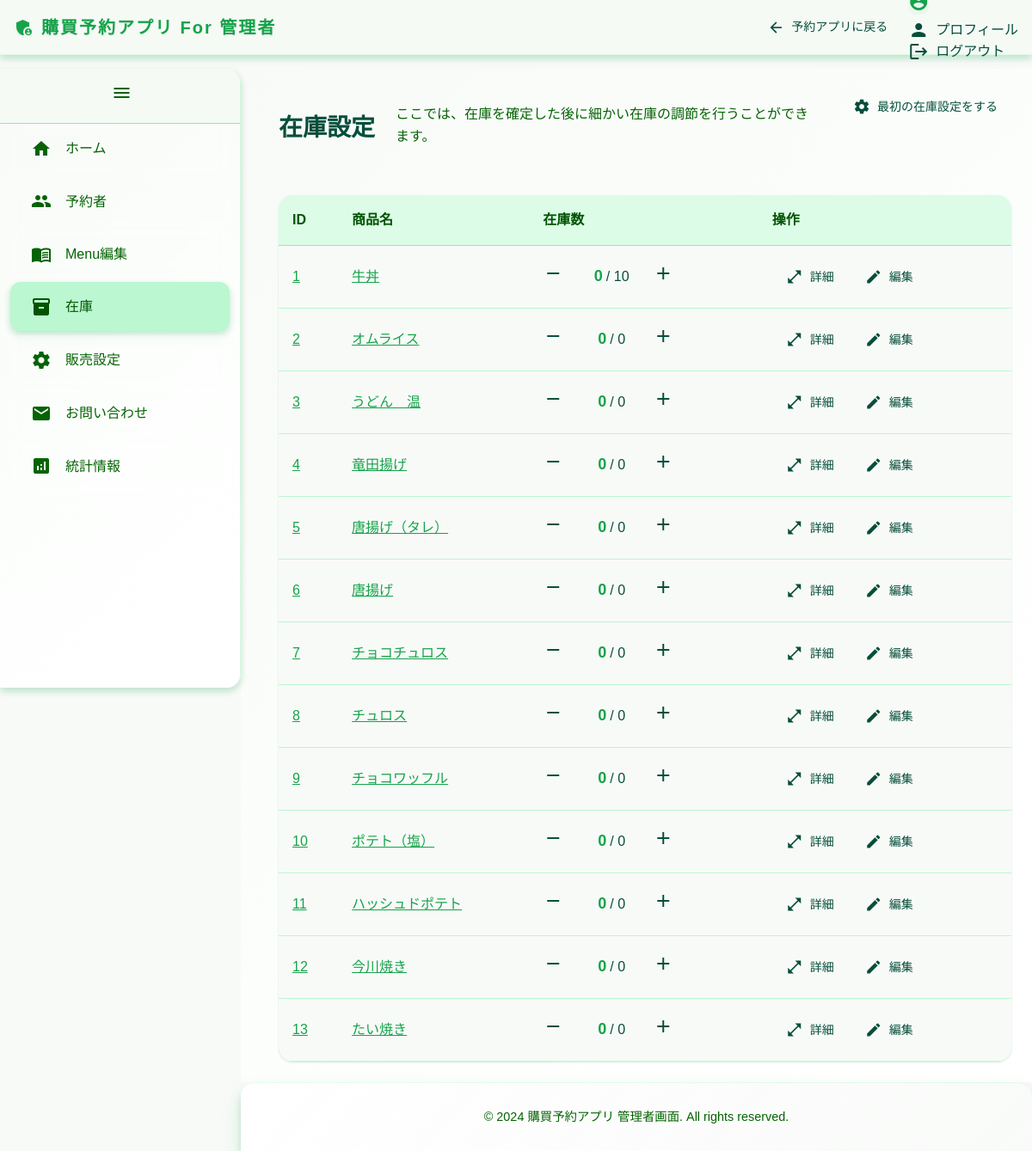
The app's page /admin/menu/stock (signed in) with its own data.
### kobuy_app/models/models.py (models this page shows, shortened)
class Menu(db.Model):
    __tablename__ = 'menu'
    id = db.Column(db.Integer, primary_key=True)
    orders = db.Column(db.Integer, nullable=False, default=0)
    productname = db.Column(db.String(255))
    price = db.Column(db.String(255))
    buy_cnt = db.Column(db.Integer) # 購入された回数
    explanation = db.Column(db.String(255))
    product_image = db.Column(db.String(255))
    category_id = db.Column(db.Integer, db.ForeignKey('menu_category.id'))

class Stock(db.Model):
    __tablename__ = 'stock'
    id = db.Column(db.Integer, db.ForeignKey('menu.id'), primary_key=True)
    today_stock_limit = db.Column(db.Integer)
    today_stock = db.Column(db.Integer)
    menu_item = db.relationship('Menu', foreign_keys=[id])

### kobuy_app/views.py (the view)
@app.route("/admin/menu/stock")
@login_required
@admin_required
def menu_stock():
    data = current_webdata("在庫")
    menu = Menu.query.all()
    stock = Stock.query.all()
    return render_template("admin/stock.html", menus=menu, stocks=stock, data=data)

### kobuy_app/__init__.py (called while the page is built)
@login_manager.user_loader
def load_user(user_id):
    return User.query.get(int(user_id))

def admin_required(f):
    @wraps(f)
    def decorated_function(*args, **kwargs):
        if not current_user.is_authenticated or not current_user.has_role("admin"):
            flash("permission denied", "error")
            return redirect("/")
        return f(*args, **kwargs)
    return decorated_function

def login_required(func):
    @wraps(func)
    def decorated_view(*args, **kwargs):
        if request.method in EXEMPT_METHODS or current_app.config.get("LOGIN_DISABLED"):
            pass
        elif not current_user.is_authenticated:
            flash("このページにアクセスするにはログインしてください", "error")
            return current_app.login_manager.unauthorized()
        if callable(getattr(current_app, "ensure_sync", None)):
            return current_app.ensure_sync(func)(*args, **kwargs)
        return func(*args, **kwargs)
    return decorated_view

### kobuy_app/models/models.py (called while the page is built)
    def has_role(self, role_name):
        return role_name in [role.name for role in self.roles]

    def __repr__(self):
        return f'<Role {self.name}>'

### kobuy_app/views.py (called while the page is built, shortened)
def current_webdata(webtitle: str) -> dict:
    if current_user.is_authenticated:
        data = {
            "webtitle": webtitle,
            "current_user_id": current_user.id,
            "current_user_email": current_user.email,
            "current_user_lastname": current_user.lastname,
            "current_user_firstname": current_user.firstname,
            "current_user_grade": current_user.grade,
            "current_user_cls": current_user.cls,
            "current_user_num": current_user.num,
            "role": str(current_user.roles)
        }
    return data

### kobuy_app/templates/admin/stock.html (shortened to what this page needs)
{% extends "admin_layout.html" %}
{% block content %}
<div class="stock-container">
    <div class="page-header">
        <h2>在庫設定</h2>
        <p class="page-description">
            ここでは、在庫を確定した後に細かい在庫の調節を行うことができます。
        </p>
        <md-filled-button href="/admin/menu/stock/first_setup" class="setup-btn">
            <span slot="icon" class="material-icons">settings</span>
            最初の在庫設定をする
        </md-filled-button>
    </div>
    <div class="table-container desktop-only">
        <table class="table">
            <thead>
                <tr>
                    <th>ID</th>
                    <th>商品名</th>
                    <th>在庫数</th>
                    <th>操作</th>
                </tr>
            </thead>
            <tbody>
                {% for menu in menus %}
                {% for stock in stocks %}
                {% if menu.id == stock.id %}
                <tr data-product-id="{{ menu.id }}">
                    <td>
                        <button class="detail-btn" onclick="showProductDetail({{ menu.id }})">
                            {{ menu.id }}
                        </button>
                    </td>
                    <td>
                        <button class="product-btn" onclick="showProductDetail({{ menu.id }})">
                            {{ menu.productname }}
                        </button>
                    </td>
                    <td>
                        <div class="stock-controls">
                            <md-filled-tonal-icon-button onclick="updateStock({{ menu.id }}, 'decrease')" class="stock-btn">
                                <span class="material-icons">remove</span>
                            </md-filled-tonal-icon-button>
                            <span class="stock-display">
                                <span class="stock-value">{{ stock.today_stock }}</span> / {{ stock.today_stock_limit }}
                            </span>
                            <md-filled-tonal-icon-button onclick="updateStock({{ menu.id }}, 'increase')" class="stock-btn">
                                <span class="material-icons">add</span>
                            </md-filled-tonal-icon-button>
                        </div>
                    </td>
                    <td>
                        <div class="action-buttons">
                            <md-filled-tonal-button onclick="showProductDetail({{ menu.id }})" class="action-btn">
                                <span slot="icon" class="material-icons">open_in_full</span>
                                詳細
                            </md-filled-tonal-button>
                            <md-filled-tonal-button href="/admin/menu/edit/{{ menu.id }}" class="action-btn">
                                <span slot="icon" class="material-icons">edit</span>
                                編集
                            </md-filled-tonal-button>
                        </div>
                    </td>
                </tr>
                {% endif %}
                {% endfor %}
                {% endfor %}
            </tbody>
        </table>
    </div>
</div>
{% endblock %}

### kobuy_app/templates/admin/stock.html (style rules this page uses)
.stock-container { padding: var(--spacing-lg); }
.page-header { margin-bottom: var(--spacing-xl); display: flex; justify-content: space-between; align-items: flex-start; flex-wrap: wrap; gap: var(--spacing-lg); }
.page-header h2 { font-size: 28px; font-weight: 600; color: var(--md-sys-color-on-surface); margin-bottom: var(--spacing-sm); }
.page-description { color: var(--md-sys-color-on-surface-variant); margin-bottom: var(--spacing-lg); flex: 1; min-width: 300px; }
.setup-btn { align-self: flex-start; }
.table-container { background: var(--md-sys-color-surface-container); border-radius: var(--border-radius-lg); overflow: hidden; box-shadow: var(--shadow-sm); }
.detail-btn, .product-btn { background: none; border: none; color: var(--md-sys-color-primary); text-decoration: underline; cursor: pointer; padding: 0; font-size: inherit; font-family: inherit; }
.stock-controls { display: flex; align-items: center; gap: var(--spacing-sm); }
.stock-btn { width: 32px; height: 32px; border-radius: 50%; }
.stock-display { display: flex; align-items: center; gap: var(--spacing-xs); font-weight: 500; min-width: 80px; justify-content: center; }
.stock-value { font-weight: 600; color: var(--md-sys-color-primary); }
.action-buttons { display: flex; gap: var(--spacing-xs); flex-wrap: wrap; }
.action-btn { font-size: 12px; height: 32px; padding: 0 var(--spacing-sm); }
.stock-value { font-weight: 600; color: var(--md-sys-color-primary); font-size: 18px; }
@media (min-width: 769px) { .desktop-only { display: block; } }

### records on screen
Menu: id "1", productname "牛丼"
Stock: today_stock "0", today_stock_limit "10"
Menu: id "2", productname "オムライス"
Stock: today_stock "0", today_stock_limit "0"
Menu: id "3", productname "うどん 温"
Stock: today_stock "0", today_stock_limit "0"
Menu: id "4", productname "竜田揚げ"
Stock: today_stock "0", today_stock_limit "0"
Menu: id "5", productname "唐揚げ（タレ）"
Stock: today_stock "0", today_stock_limit "0"
Menu: id "6", productname "唐揚げ"
Stock: today_stock "0", today_stock_limit "0"
Menu: id "7", productname "チョコチュロス"
Stock: today_stock "0", today_stock_limit "0"
Menu: id "8", productname "チュロス"
Stock: today_stock "0", today_stock_limit "0"
Menu: id "9", productname "チョコワッフル"
Stock: today_stock "0", today_stock_limit "0"
Menu: id "10", productname "ポテト（塩）"
Stock: today_stock "0", today_stock_limit "0"
Menu: id "11", productname "ハッシュドポテト"
Stock: today_stock "0", today_stock_limit "0"
Menu: id "12", productname "今川焼き"
Stock: today_stock "0", today_stock_limit "0"
Menu: id "13", productname "たい焼き"
Stock: today_stock "0", today_stock_limit "0"
